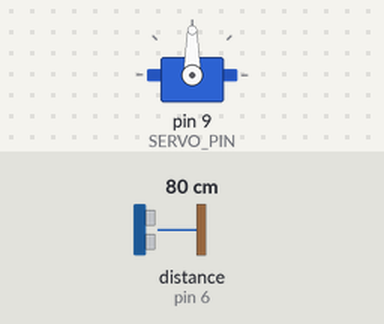
The sketch below on a simulated Arduino Uno, built with avr-gcc and run on an emulated ATmega328P. On the bench: servo. Wiring (inferred from the names in the program): ultrasonic range finder: trigger pin 5; echo pin 6. The inputs (shaded band) are chosen by the test bench; at power-on: distance to the obstacle (sensor on pin 6) 80 cm. The echo pulse lasts 58.3 µs per cm; what the sketch prints to the serial monitor is not drawn.

Above: at 1.2 s.
1.3 s: distance to the obstacle (sensor on pin 6) set to 4 cm
At 3.9 s:
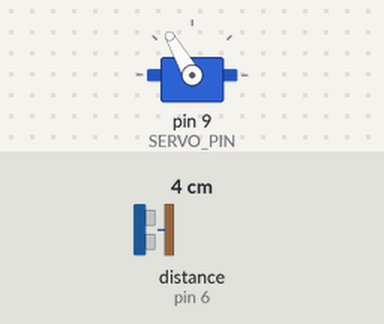
4.3 s: distance to the obstacle (sensor on pin 6) set to 18 cm
At 4.6 s:
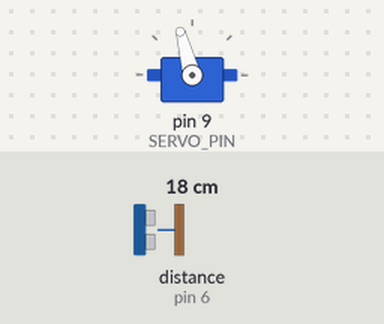
7.3 s: distance to the obstacle (sensor on pin 6) set to 24 cm
10.3 s: distance to the obstacle (sensor on pin 6) set to 29 cm
At 11.0 s:
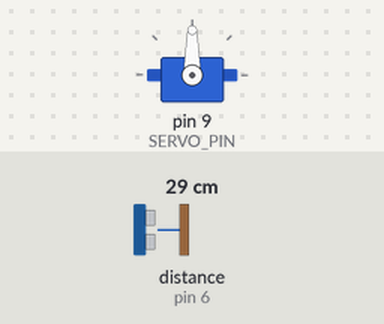
Timing chart, 0 to 13.3 s (numbered marks = the images above; inputs shaded):
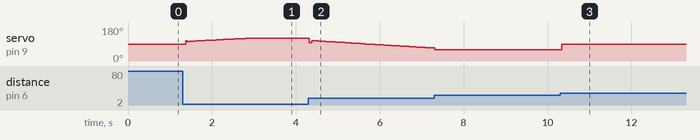

The sketch:

Ball_balancing_1d.ino
```cpp
#include <Servo.h>

// Pin definitions
#define TRIG_PIN 5
#define ECHO_PIN 6
#define SERVO_PIN 9   // must be PWM-capable

Servo servo;

// Target distance (cm from ultrasonic sensor)
const float setpoint = 10.0;   // ✅ balance point = 10 cm

// PID parameters (tune experimentally)
float Kp = 2.0;
float Ki = 0.1;
float Kd = 0.8;

// PID variables
float error, prevError = 0;
float integral = 0;
float distance;
long duration;

void setup() {
  Serial.begin(9600);

  pinMode(TRIG_PIN, OUTPUT);
  pinMode(ECHO_PIN, INPUT);

  // Attach servo
  servo.attach(SERVO_PIN);
  servo.write(90);  // Neutral (flat beam)
}

// Function to read distance (cm)
float getDistance() {
  digitalWrite(TRIG_PIN, LOW);
  delayMicroseconds(2);
  digitalWrite(TRIG_PIN, HIGH);
  delayMicroseconds(10);
  digitalWrite(TRIG_PIN, LOW);

  duration = pulseIn(ECHO_PIN, HIGH, 20000UL); // 20ms timeout
  if (duration == 0) return -1; // No reading
  return (duration * 0.034 / 2.0); // cm
}

void loop() {
  distance = getDistance();

  // Safety check: invalid or out of expected range
  if (distance < 2 || distance > 40 || distance == -1) {
    servo.write(90); // Neutral position
    Serial.println("⚠️ Out of range → Reset to neutral");
    delay(100);
    return;
  }

  // PID calculations
  error = setpoint - distance;

  // If ball rolled too far away (error too big), reset
  if (abs(error) > 15) {
    servo.write(90); // Neutral
    Serial.println("⚠️ Error too big → Reset to neutral");
    delay(100);
    return;
  }

  integral += error;
  float derivative = error - prevError;

  float output = Kp*error + Ki*integral + Kd*derivative;

  // Servo control (center = 90°)
  int angle = 90 + output;

  // Limit servo movement
  angle = constrain(angle, 60, 120);

  servo.write(angle);

  // Debugging
  Serial.print("Distance: "); Serial.print(distance);
  Serial.print(" cm | Error: "); Serial.print(error);
  Serial.print(" | Servo Angle: "); Serial.println(angle);

  prevError = error;

  delay(40); // ~25 Hz loop
}
```

Measured:
- the behaviour switches between 25 and 26 cm on distance to the obstacle (sensor on pin 6) (found by bisection; images 2 and 3)
- after the input at 10.3 s, servo on pin 9 (SERVO_PIN): 60° → 90° at once
